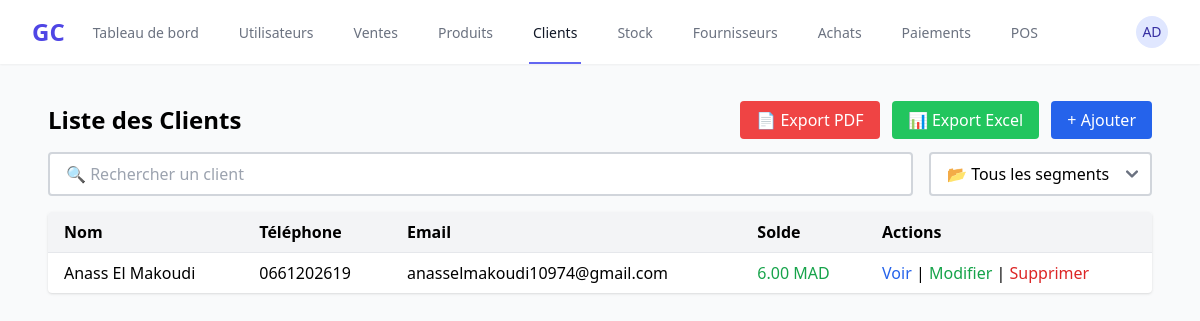
The app's page /clients/ (signed in), older data.
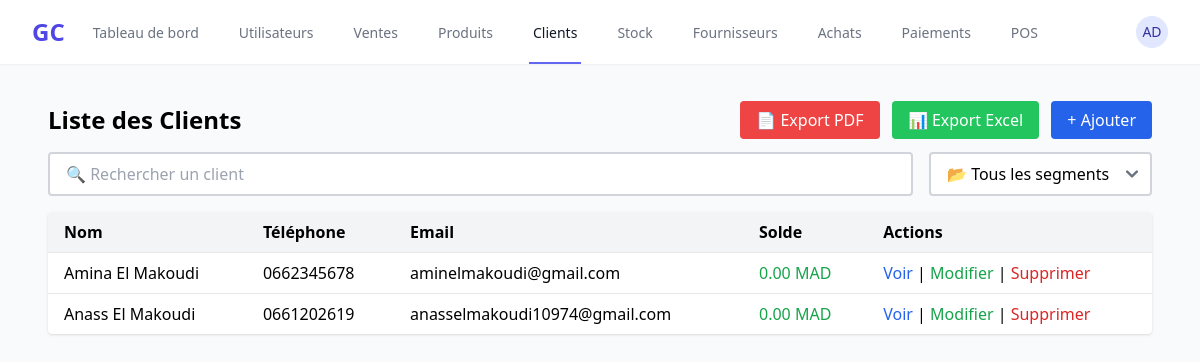
The same page, newer data.
### clients/models.py (models this page shows, shortened)
class Client(models.Model):
    name = models.CharField(max_length=255)
    phone = models.CharField(max_length=20, blank=True, null=True)
    email = models.EmailField(blank=True, null=True)
    address = models.TextField(blank=True, null=True)
    segment = models.ForeignKey(ClientSegment, on_delete=models.SET_NULL, null=True, blank=True, related_name='clients')
    balance = models.DecimalField(max_digits=10, decimal_places=2, default=0.00)
    alert_threshold = models.DecimalField(max_digits=10,decimal_places=2,default=5000.00,verbose_name="Seuil d'alerte de solde")
    created_at = models.DateTimeField(auto_now_add=True)
    updated_at = models.DateTimeField(auto_now=True)
    created_by = models.ForeignKey(get_user_model(), on_delete=models.SET_NULL, null=True, blank=True, related_name='created_clients')
    class Meta:
        ordering = ['name']

### clients/views.py (the view)
# urls.py: path('', views.ClientListView.as_view(), name='client_list'),
class ClientListView(LoginRequiredMixin, ListView):
    model = Client
    template_name = 'clients/client_list.html'
    context_object_name = 'clients'
    paginate_by = 50
    def get_queryset(self):
        query = self.request.GET.get('search', '')
        segment = self.request.GET.get('segment', '')
        qs = Client.objects.all()
        if query:
            qs = qs.filter(Q(name__icontains=query) | Q(phone__icontains=query) | Q(email__icontains=query))
        if segment:
            qs = qs.filter(segment=segment)
        return qs
    def get_context_data(self, **kwargs):
        context = super().get_context_data(**kwargs)
        context['segments'] = Client.objects.values_list('segment', flat=True).distinct()
        return context

### clients/templates/clients/client_list.html (shortened to what this page needs)
{% extends 'base.html' %}
{% load static %}
{% block content %}
<div class="p-4 max-w-6xl mx-auto">
  <div class="flex justify-between items-center mb-4">
    <h1 class="text-2xl font-bold">Liste des Clients</h1>
    <div class="space-x-2">
      <a href="{% url 'clients:client_export_pdf' %}" class="px-4 py-2 bg-red-500 text-white rounded hover:bg-red-600">📄 Export PDF</a>
      <a href="{% url 'clients:client_export_excel' %}" class="px-4 py-2 bg-green-500 text-white rounded hover:bg-green-600">📊 Export Excel</a>
      <a href="{% url 'clients:client_create' %}" class="px-4 py-2 bg-blue-600 text-white rounded hover:bg-blue-700">+ Ajouter</a>
    </div>
  </div>
  <form method="get" class="flex gap-4 mb-4">
    <input type="text"
           name="search"
           value="{{ request.GET.search }}"
           placeholder="🔍 Rechercher un client"
           class="w-full border-2 border-gray-300 rounded px-4 py-2 focus:ring focus:ring-blue-300">
    <select name="segment"
            onchange="this.form.submit()"
            class="border-2 border-gray-300 rounded px-4 py-2 focus:ring focus:ring-blue-300">
      <option value="">📂 Tous les segments</option>
    </select>
  </form>
  <div class="bg-white rounded shadow overflow-x-auto">
    <table class="min-w-full table-auto">
      <thead class="bg-gray-100">
        <tr>
          <th class="text-left px-4 py-2">Nom</th>
          <th class="text-left px-4 py-2">Téléphone</th>
          <th class="text-left px-4 py-2">Email</th>
          <th class="text-left px-4 py-2">Solde</th>
          <th class="text-left px-4 py-2">Actions</th>
        </tr>
      </thead>
      <tbody>
        {% for client in clients %}
        <tr class="border-t hover:bg-gray-50">
          <td class="px-4 py-2">{{ client.name }}</td>
          <td class="px-4 py-2">{{ client.phone }}</td>
          <td class="px-4 py-2">{{ client.email }}</td>
          <td class="px-4 py-2 font-medium">
            {% if client.balance > client.alert_threshold %}
              <span class="text-red-600 font-bold">{{ client.balance }} MAD</span>
              <span class="ml-2 text-xs bg-red-100 text-red-700 px-2 py-1 rounded">⚠ Dépassement</span>
            {% else %}
              <span class="text-green-600">{{ client.balance }} MAD</span>
            {% endif %}
          </td>
          <td class="px-4 py-2">
            <a href="{% url 'clients:client_detail' client.pk %}" class="text-blue-600 hover:underline">Voir</a> |
            <a href="{% url 'clients:client_update' client.pk %}" class="text-green-600 hover:underline">Modifier</a> |
            <a href="{% url 'clients:client_delete' client.pk %}" class="text-red-600 hover:underline">Supprimer</a>
          </td>
        </tr>
        {% empty %}
        <tr><td colspan="5" class="text-center py-4 text-gray-500">Aucun client trouvé.</td></tr>
        {% endfor %}
      </tbody>
    </table>
  </div>
</div>
{% endblock %}

Row changes from the older to the newer data that the page shows:
added Client: name "Amina El Makoudi", phone "0662345678", email "aminelmakoudi@gmail.com", balance "0.00"
changed Client "Anass El Makoudi": balance "6.00" → "0.00"
